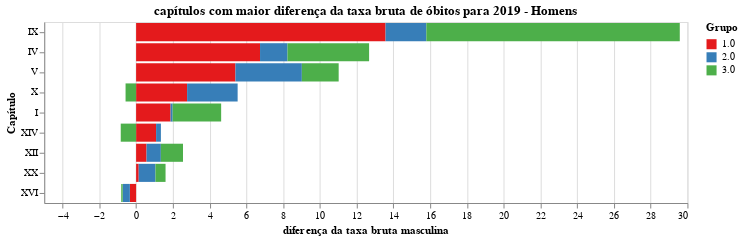

This figure's notebook cell:
### Code cell
chart = plot_grafico_dif(pop_19, pop_r,
                         'taxa_obitos_homem', 
                         "capítulos com maior diferença da taxa bruta de óbitos para 2019 - Homens",
                        "diferença da taxa bruta masculina")

#chart.save('tx_bruta_h.svg')
chart

### Figure 1 — Vega-Lite specification as saved in the notebook (floating-point values rounded to 4 significant figures)
{"config": {"view": {"continuousWidth": 400, "continuousHeight": 300}, "range": {"category": {"scheme": "set1"}}}, "data": {"name": "data-7888ecedb675c391649d14d3a73cf530"}, "mark": "bar", "encoding": {"color": {"type": "nominal", "field": "grupo", "title": "Grupo"}, "order": {"type": "nominal", "field": "grupo", "sort": "ascending"}, "tooltip": {"type": "quantitative", "field": "taxa"}, "x": {"type": "quantitative", "field": "taxa", "title": "diferença da taxa bruta masculina"}, "y": {"type": "nominal", "field": "capitulo", "sort": null, "title": "Capítulo"}}, "title": "capítulos com maior diferença da taxa bruta de óbitos para 2019 - Homens", "width": 640, "$schema": "https://vega.github.io/schema/vega-lite/v4.8.1.json", "datasets": {"data-7888ecedb675c391649d14d3a73cf530": [{"capitulo": "IX", "grupo": "1.0", "taxa": 13.57}, {"capitulo": "IX", "grupo": "2.0", "taxa": 2.219}, {"capitulo": "IX", "grupo": "3.0", "taxa": 13.79}, {"capitulo": "IV", "grupo": "1.0", "taxa": 6.744}, {"capitulo": "IV", "grupo": "2.0", "taxa": 1.495}, {"capitulo": "IV", "grupo": "3.0", "taxa": 4.44}, {"capitulo": "V", "grupo": "1.0", "taxa": 5.405}, {"capitulo": "V", "grupo": "2.0", "taxa": 3.614}, {"capitulo": "V", "grupo": "3.0", "taxa": 2.004}, {"capitulo": "X", "grupo": "1.0", "taxa": 2.775}, {"capitulo": "X", "grupo": "2.0", "taxa": 2.75}, {"capitulo": "X", "grupo": "3.0", "taxa": -0.5736}, {"capitulo": "I", "grupo": "1.0", "taxa": 1.876}, {"capitulo": "I", "grupo": "2.0", "taxa": 0.113}, {"capitulo": "I", "grupo": "3.0", "taxa": 2.639}, {"capitulo": "XIV", "grupo": "1.0", "taxa": 1.087}, {"capitulo": "XIV", "grupo": "2.0", "taxa": 0.2618}, {"capitulo": "XIV", "grupo": "3.0", "taxa": -0.8365}, {"capitulo": "XII", "grupo": "1.0", "taxa": 0.5679}, {"capitulo": "XII", "grupo": "2.0", "taxa": 0.7788}, {"capitulo": "XII", "grupo": "3.0", "taxa": 1.205}, {"capitulo": "XX", "grupo": "1.0", "taxa": 0.1413}, {"capitulo": "XX", "grupo": "2.0", "taxa": 0.9118}, {"capitulo": "XX", "grupo": "3.0", "taxa": 0.5491}, {"capitulo": "XVI", "grupo": "1.0", "taxa": -0.3399}, {"capitulo": "XVI", "grupo": "2.0", "taxa": -0.3916}, {"capitulo": "XVI", "grupo": "3.0", "taxa": -0.07814}]}}
